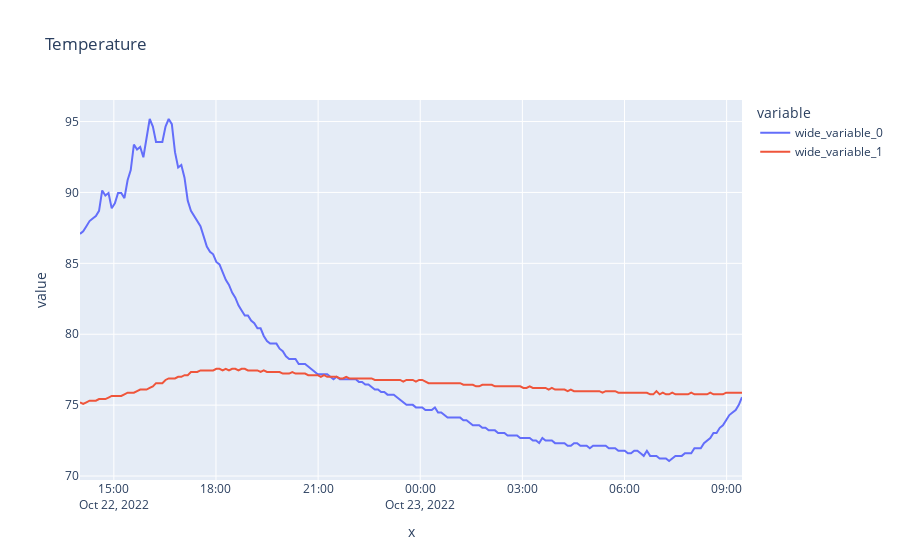

Write notebook code for a chart like this one.
### Code cell
import streamlit as st
from sqlalchemy import create_engine
import pandas as pd
from datetime import datetime, timedelta
import plotly.express as px

now = datetime.now()
cutoff_dt = now - timedelta(hours=24)

host = 'ec2-44-210-50-83.compute-1.amazonaws.com'
db = 'd1fp8mklv5sglk'
user = 'tmrjpxsyzlnbdg'
port = '5432'
pwd = 'bf5fa66390bf26d445af2bdfbb4ec899b119150825b6008781acd4abfd267e0b'

engine = create_engine('postgresql://{}:{}@{}:{}/{}'.format(user, pwd, host, port, db))

df = pd.read_sql_query("select * from weather_station",con=engine)
df = df[df['datetime']>cutoff_dt]

fig = px.line( x = df['datetime'] ,
              y = [df['temperature'], df['ground_temp']],
              title = 'Temperature')


fig.show()

### Figure 1 — Plotly figure (JSON) as saved in the notebook; plotly's stock layout.template omitted (floating-point values rounded to 4 significant figures; data arrays with more than 128 entries replaced by an {"elided": "..."} marker saying what was removed)
{"data": [{"hovertemplate": "variable=wide_variable_0<br>x=%{x}<br>value=%{y}<extra></extra>", "legendgroup": "wide_variable_0", "line": {"color": "#636efa", "dash": "solid"}, "marker": {"symbol": "circle"}, "mode": "lines", "name": "wide_variable_0", "orientation": "v", "showlegend": true, "type": "scatter", "x": {"elided": "210 str values"}, "xaxis": "x", "y": {"elided": "210 float values"}, "yaxis": "y"}, {"hovertemplate": "variable=wide_variable_1<br>x=%{x}<br>value=%{y}<extra></extra>", "legendgroup": "wide_variable_1", "line": {"color": "#EF553B", "dash": "solid"}, "marker": {"symbol": "circle"}, "mode": "lines", "name": "wide_variable_1", "orientation": "v", "showlegend": true, "type": "scatter", "x": {"elided": "210 str values"}, "xaxis": "x", "y": {"elided": "210 float values"}, "yaxis": "y"}], "layout": {"legend": {"title": {"text": "variable"}, "tracegroupgap": 0}, "title": {"text": "Temperature"}, "xaxis": {"anchor": "y", "domain": [0, 1], "title": {"text": "x"}}, "yaxis": {"anchor": "x", "domain": [0, 1], "title": {"text": "value"}}}}
